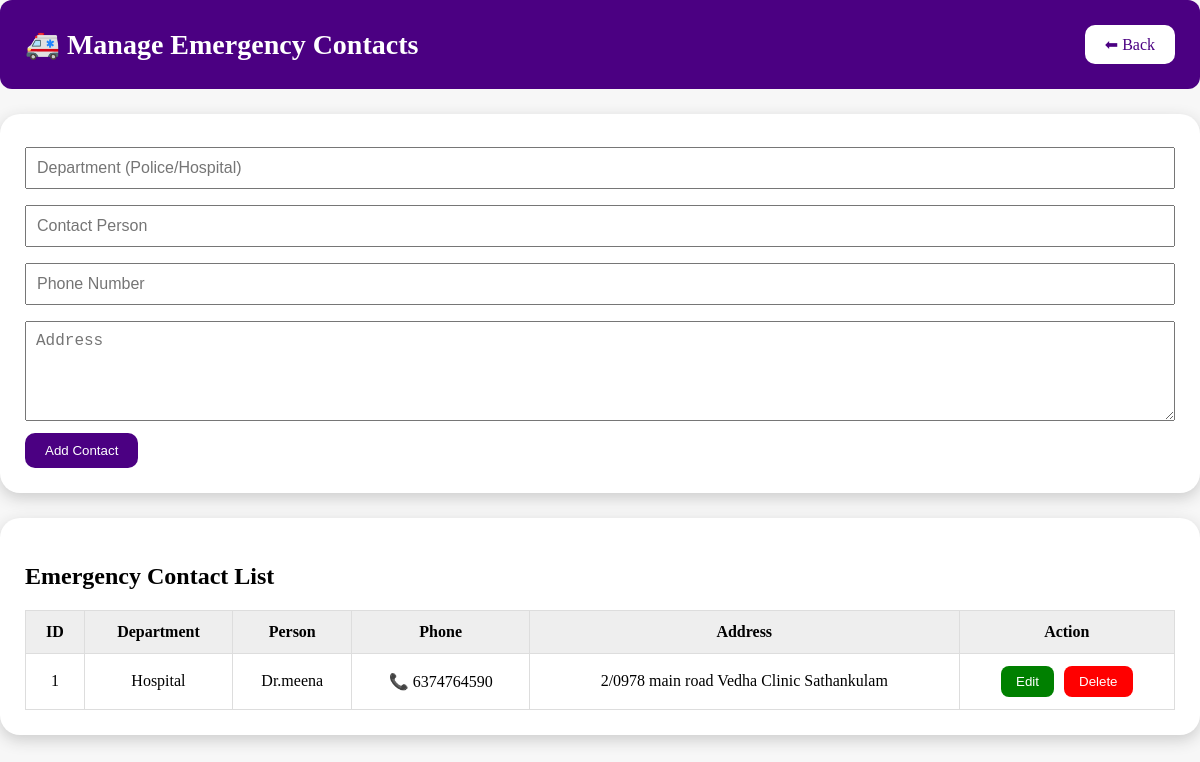
Page /admin/village_hub/manage_emergency_contacts.php on the committed database.
### tables this page shows
CREATE TABLE `emergency_contacts` (
  `id` int(11) NOT NULL,
  `department` varchar(100) NOT NULL,
  `contact_person` varchar(100) DEFAULT NULL,
  `phone` varchar(20) NOT NULL,
  `address` text DEFAULT NULL
);

### admin/village_hub/manage_emergency_contacts.php (the view, shortened to what this page needs)
<?php
include("../../db.php");
$result=$conn->query("SELECT * FROM emergency_contacts ORDER BY id DESC");
?>
<!DOCTYPE html>
<html>
<head>
</head>
<body>
<div class="header">
<h1>🚑 Manage Emergency Contacts</h1>
<a class="back-btn" href="village_dashboard.php">
⬅ Back
</a>
</div>
<div class="box">
<form method="post">
<input
name="department"
placeholder="Department (Police/Hospital)"
required>
<input
name="person"
placeholder="Contact Person">
<input
name="phone"
placeholder="Phone Number"
required>
<textarea
name="address"
placeholder="Address"></textarea>
<button name="save">
Add Contact
</button>
</form>
</div>
<div class="box">
<h2>Emergency Contact List</h2>
<table>
<tr>
<th>ID</th>
<th>Department</th>
<th>Person</th>
<th>Phone</th>
<th>Address</th>
<th>Action</th>
</tr>
<?php
while($row=$result->fetch_assoc())
{
?>
<tr>
<td>
<?php echo $row['id']; ?>
</td>
<td>
<?php echo $row['department']; ?>
</td>
<td>
<?php echo $row['contact_person']; ?>
</td>
<td>
📞 <?php echo $row['phone']; ?>
</td>
<td>
<?php echo $row['address']; ?>
</td>
<td>
<div class="action">
<form method="get" action="edit_emergency_contacts.php">
<button class="edit-btn"
type="submit">
Edit
</button>
</form>
<form method="get">
<button class="delete-btn"
onclick="return confirm('Delete Contact?')">
Delete
</button>
</form>
</div>
</td>
</tr>
<?php
}
?>
</table>
</div>
</body>
</html>

### admin/village_hub/manage_emergency_contacts.php (style rules this page uses)
body { font-family:'Playfair Display',serif; background:#f7f7f7; margin:0; padding:0; }
.header { background:indigo; color:white; padding:25px; border-radius:12px; display:flex; justify-content:space-between; align-items:center; gap:15px; flex-wrap:wrap; }
.header h1 { margin:0; font-size:28px; }
.box { background:white; padding:25px; margin-top:25px; border-radius:20px; box-shadow:0 5px 15px #ccc; overflow-x:auto; box-sizing:border-box; }
input,textarea { width:100%; padding:10px; margin:8px 0; box-sizing:border-box; font-size:16px; }
textarea { min-height:100px; }
button { background:indigo; color:white; padding:10px 20px; border:0; border-radius:10px; cursor:pointer; }
table { width:100%; background:white; margin-top:20px; border-collapse:collapse; text-align:center; min-width:700px; }
th { background:#eee; }
th,td { padding:12px; border:1px solid #ddd; }
.action { display:flex; justify-content:center; align-items:center; gap:10px; flex-wrap:wrap; }
.action form { margin:0; }
.edit-btn { background:green; color:white; padding:8px 15px; border:0; border-radius:8px; }
.delete-btn { background:red; color:white; padding:8px 15px; border:0; border-radius:8px; }
.back-btn { background:white; color:indigo; padding:10px 20px; border-radius:10px; text-decoration:none; }

### rows in the picture
emergency_contacts: id "1", department "Hospital", contact_person "Dr.meena", phone "6374764590", address "2/0978 main road Vedha Clinic Sathankulam"
